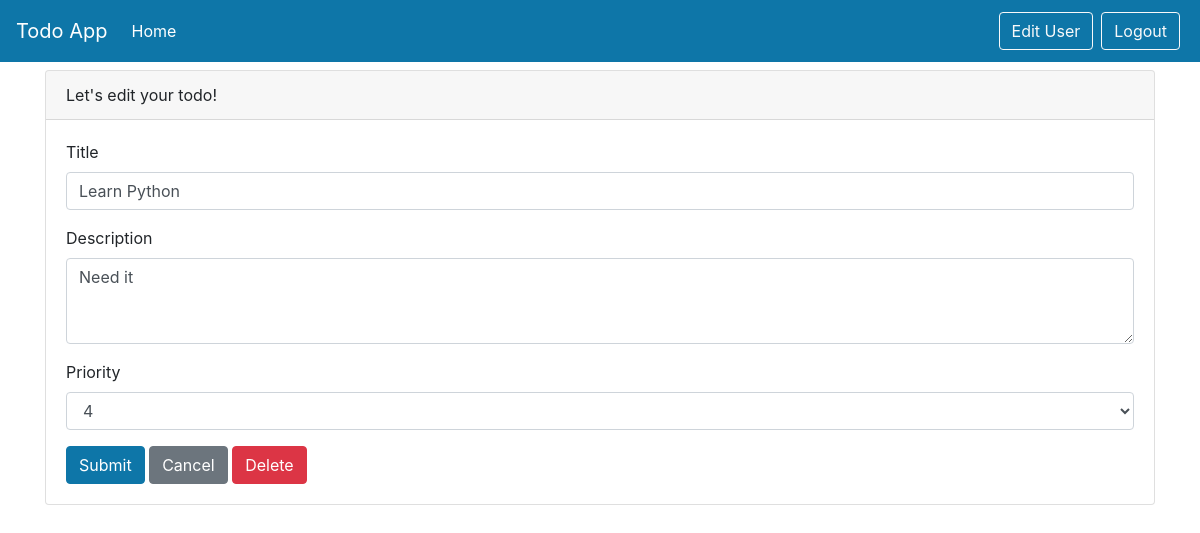
Page /todos/edit_todo/8 (signed in) on the committed database.
### models.py (models this page shows)
class Todos(Base):
    __tablename__ = "todos"
    id = Column(Integer, primary_key=True, index=True)
    title = Column(String)
    description = Column(String)
    priority = Column(Integer)
    complete = Column(Boolean, default=False)
    owner_id = Column(Integer, ForeignKey("users.id"))

### routers/todos.py (the view)
@router.get("/edit_todo/{todo_id}", response_class=HTMLResponse)
async def edit_todo(request: Request, todo_id: int, db: Session = Depends(get_db)):
    user = await get_current_user(request)
    if user is None:
        return RedirectResponse(url="/auth/login", status_code=status.HTTP_302_FOUND)
    todo = db.query(Todos).filter(Todos.id == todo_id).first()
    return templates.TemplateResponse("edit_todo.html", {"request": request, "todo": todo, "user": user})

### templates/edit_todo.html (shortened to what this page needs)
{% include 'layout.html' %}
<div class="container">
    <div class="card">
        <div class="card-header">
            Let's edit your todo!
        </div>
        <div class="card-body">
            <form method="POST">
                <div class="form-group">
                    <label>Title</label>
                    <input type="text" class="form-control" name="title"  value="{{ todo.title }}" required>
                </div>
                <div class="form-group">
                    <label>Description</label>
                    <textarea class="form-control" name="description" rows="3" required>{{ todo.description }}
                    </textarea>
                </div>
                <div class="form-group">
                    <label>Priority</label>
                    <select class="form-control" name="priority">
                        <option {% if todo.priority == 4 %} selected="selected" {% endif %} >4</option>
                    </select>
                </div>
                <button type="submit" class="btn btn-primary">Submit</button>
                <button onclick="window.location.href='/todos'"
                        type="button" class="btn btn-secondary">Cancel</button>
                <button onclick="window.location.href='/todos/delete/{{ todo.id }}'"
                        type="button" class="btn btn-danger">Delete</button>
            </form>
        </div>
    </div>
</div>

### static/todo/css/base.css (style rules this page uses)
body { background: #fafafa; color: #33333a; padding-top: 70px; }

### rows in the picture
Todos: title "Learn Python", description "Need it", priority "4"
